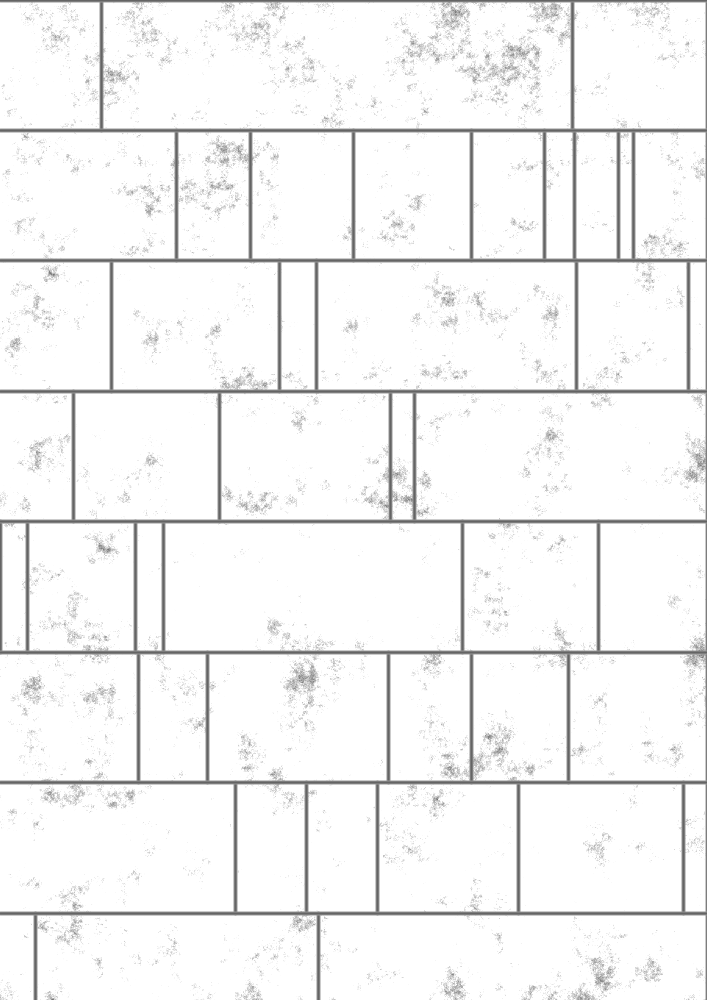
Frame 1 (no input)
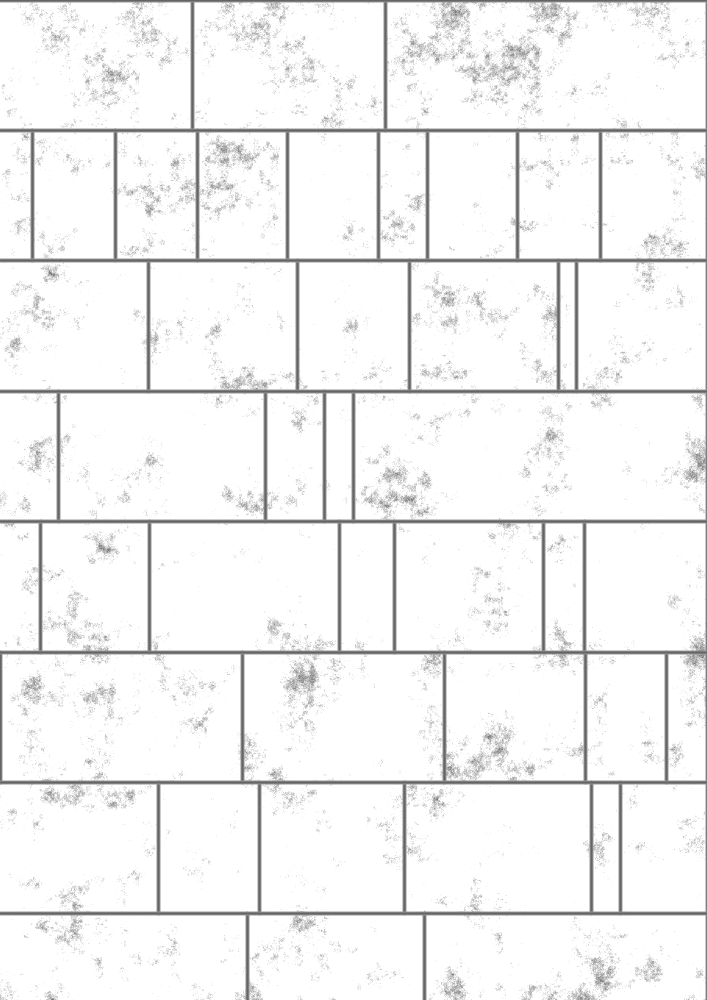
Frame 60 (the mouse pressed at the canvas centre just before this capture)
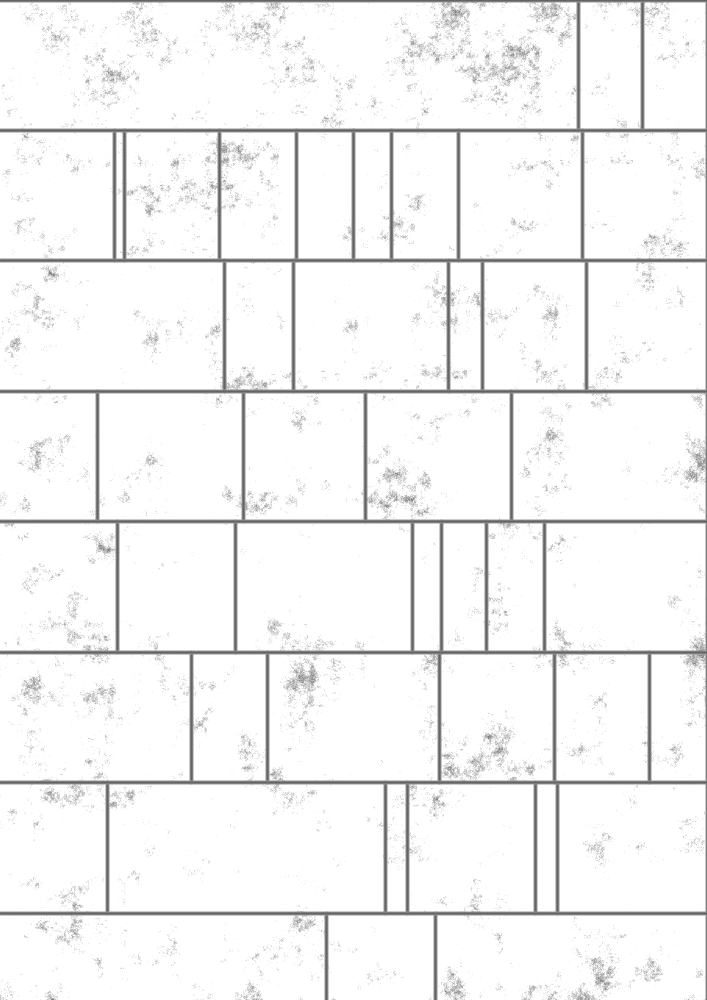
Frame 120 (the mouse held since frame 60 and released just before this capture)

The Processing sketch that drew these frames (run headless with seeded random() and noise(); from frame 60 on, the mouse is pressed at the canvas centre):

// Processing sketch: CegielkiProto
// ── CegielkiProto.pde

float increment = 0.02;

void setup()
{
  frameRate(3);
  background(255);
  stroke(100);
  strokeWeight(3);
  //noLoop();
  size(707, 1000);
}
float yoff = 0.0;
void draw() {
  //background(255);

  drawNoise();
  drawBricks();
}

void drawBricks() {
  int sum =0;
  float  y = 160;
  int[] t = {3, 9, 6, 5, 7, 6, 6, 3, 5};
  for (int i=0; i<t.length; i++) {
    int currentY = i;
    int[] a =  new int[t[i]];
    for (int j=0; j<t[i]; j++) {
      a[j] = int(random(1, 15));
      sum+=a[j];
      print(a[j] + " ");
    }

    println();
    int current = 0;

    for (int j=0; j<t[i]; j++) {
      current+=a[j];
      float c = map(current, 1, sum, 0, width);
      y = map(t.length/2, 1, t.length+15, 0, height);
      // strokeWeight(t[i]);
      stroke(150);
      strokeWeight(4);
      line(c, i*y, c, y*(i+1));
      stroke(100);
      strokeWeight(2);
      line(c, i*y, c, y*(i+1));
    }
    sum=0;
    current =0;
    stroke(150);
    strokeWeight(4);
    line(0, y*i, width, y*i);
    stroke(100);
    strokeWeight(2);
    line(0, y*i, width, y*i);
  }
}

void drawNoise()
{
  loadPixels();

  float xoff = 0.0; // Start xoff at 0
  float detail = map(random(0, 400), 0, width, 0.9, 0.8);
  noiseDetail(8, detail);

  // For every x,y coordinate in a 2D space, calculate a noise value and produce a brightness value
  for (int x = 0; x < width; x++) {
    xoff += increment;   // Increment xoff 
    float yoff = 0.0;   // For every xoff, start yoff at 0
    for (int y = 0; y < height; y++) {
      yoff += increment; // Increment yoff

      // Calculate noise and scale by 255
      float bright = noise(xoff, yoff) * 255;

      // Try using this line instead
      //float bright = random(0,255);

      // Set each pixel onscreen to a grayscale value
      pixels[x+y*width] = color(bright);
    }
  }

  updatePixels();
}
